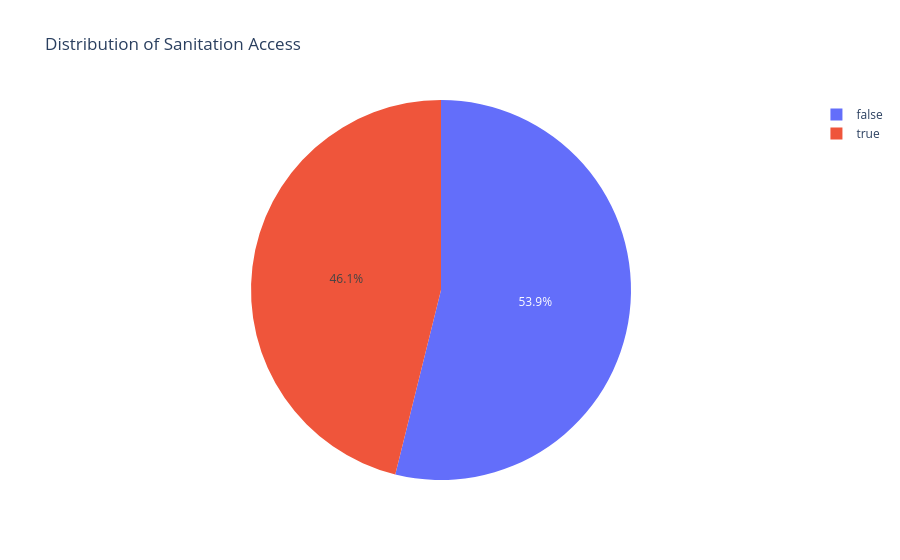

The notebook cell saved with this chart:
### Code cell
# Pie chart of sanitation access
sanitation_access = df['improved_sanitation'].value_counts()
fig4 = px.pie(
    values=sanitation_access.values,
    names=sanitation_access.index,
    title='Distribution of Sanitation Access'
)
fig4.show()

### Figure 1 — Plotly figure (JSON) as saved in the notebook; plotly's stock layout.template omitted (floating-point values rounded to 4 significant figures)
{"data": [{"domain": {"x": [0, 1], "y": [0, 1]}, "hovertemplate": "label=%{label}<br>value=%{value}<extra></extra>", "labels": [false, true], "legendgroup": "", "name": "", "showlegend": true, "type": "pie", "values": [46204, 39567]}], "layout": {"legend": {"tracegroupgap": 0}, "title": {"text": "Distribution of Sanitation Access"}}}
